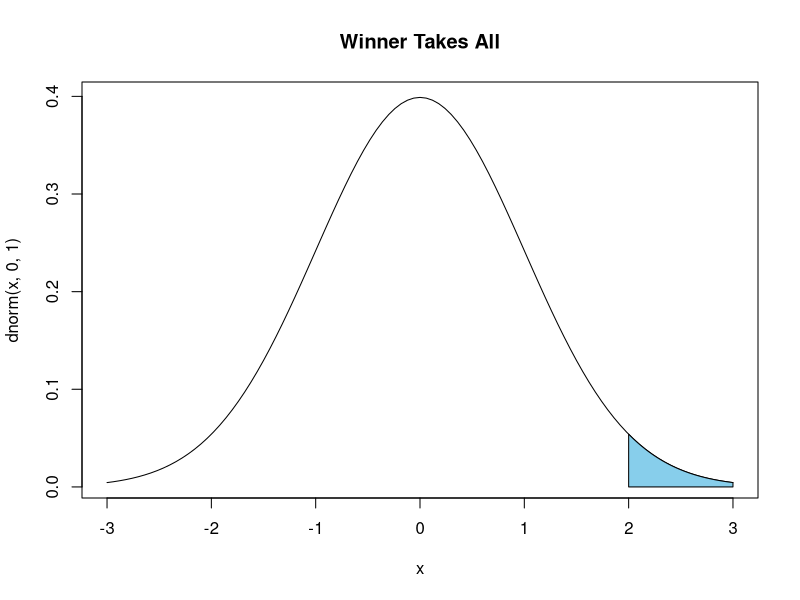
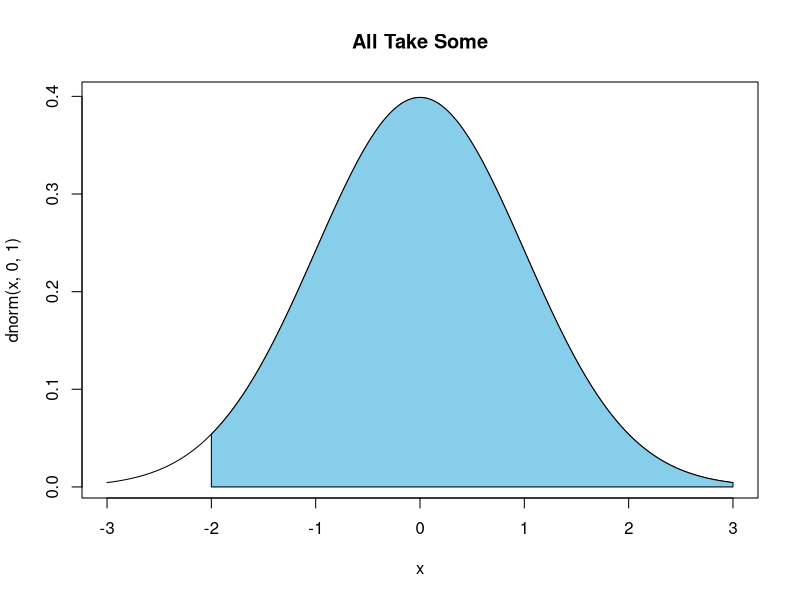

Source code (R) for these figures, in order:
## ---- chunk 1
cord.x <- c(2,seq(2,3,0.01),3) 
cord.y <- c(0,dnorm(seq(2,3,0.01)),0) 
curve(dnorm(x,0,1),xlim=c(-3,3),main='Winner Takes All') 
polygon(cord.x,cord.y,col='skyblue')
## ---- chunk 2
cord.x <- c(-2,seq(-2,3,0.01),3) 
cord.y <- c(0,dnorm(seq(-2,3,0.01)),0) 
curve(dnorm(x,0,1),xlim=c(-3,3),main='All Take Some') 
polygon(cord.x,cord.y,col='skyblue')
